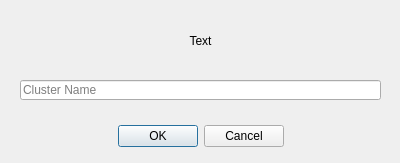
<?xml version="1.0" encoding="UTF-8"?>
<ui version="4.0">
 <class>InputDialog</class>
 <widget class="QDialog" name="InputDialog">
  <property name="geometry">
   <rect>
    <x>0</x>
    <y>0</y>
    <width>400</width>
    <height>163</height>
   </rect>
  </property>
  <property name="windowTitle">
   <string>Dialog</string>
  </property>
  <widget class="QDialogButtonBox" name="buttonBox">
   <property name="geometry">
    <rect>
     <x>10</x>
     <y>120</y>
     <width>381</width>
     <height>32</height>
    </rect>
   </property>
   <property name="layoutDirection">
    <enum>Qt::LeftToRight</enum>
   </property>
   <property name="orientation">
    <enum>Qt::Horizontal</enum>
   </property>
   <property name="standardButtons">
    <set>QDialogButtonBox::Cancel|QDialogButtonBox::Ok</set>
   </property>
   <property name="centerButtons">
    <bool>true</bool>
   </property>
  </widget>
  <widget class="QLabel" name="labelDesc">
   <property name="geometry">
    <rect>
     <x>20</x>
     <y>20</y>
     <width>361</width>
     <height>41</height>
    </rect>
   </property>
   <property name="text">
    <string>Text</string>
   </property>
   <property name="scaledContents">
    <bool>false</bool>
   </property>
   <property name="alignment">
    <set>Qt::AlignCenter</set>
   </property>
   <property name="wordWrap">
    <bool>true</bool>
   </property>
  </widget>
  <widget class="QLineEdit" name="lineEditInput">
   <property name="geometry">
    <rect>
     <x>20</x>
     <y>80</y>
     <width>361</width>
     <height>20</height>
    </rect>
   </property>
   <property name="placeholderText">
    <string>Cluster Name</string>
   </property>
  </widget>
 </widget>
 <resources/>
 <connections>
  <connection>
   <sender>buttonBox</sender>
   <signal>accepted()</signal>
   <receiver>InputDialog</receiver>
   <slot>accept()</slot>
   <hints>
    <hint type="sourcelabel">
     <x>248</x>
     <y>254</y>
    </hint>
    <hint type="destinationlabel">
     <x>157</x>
     <y>274</y>
    </hint>
   </hints>
  </connection>
  <connection>
   <sender>buttonBox</sender>
   <signal>rejected()</signal>
   <receiver>InputDialog</receiver>
   <slot>reject()</slot>
   <hints>
    <hint type="sourcelabel">
     <x>316</x>
     <y>260</y>
    </hint>
    <hint type="destinationlabel">
     <x>286</x>
     <y>274</y>
    </hint>
   </hints>
  </connection>
 </connections>
</ui>
